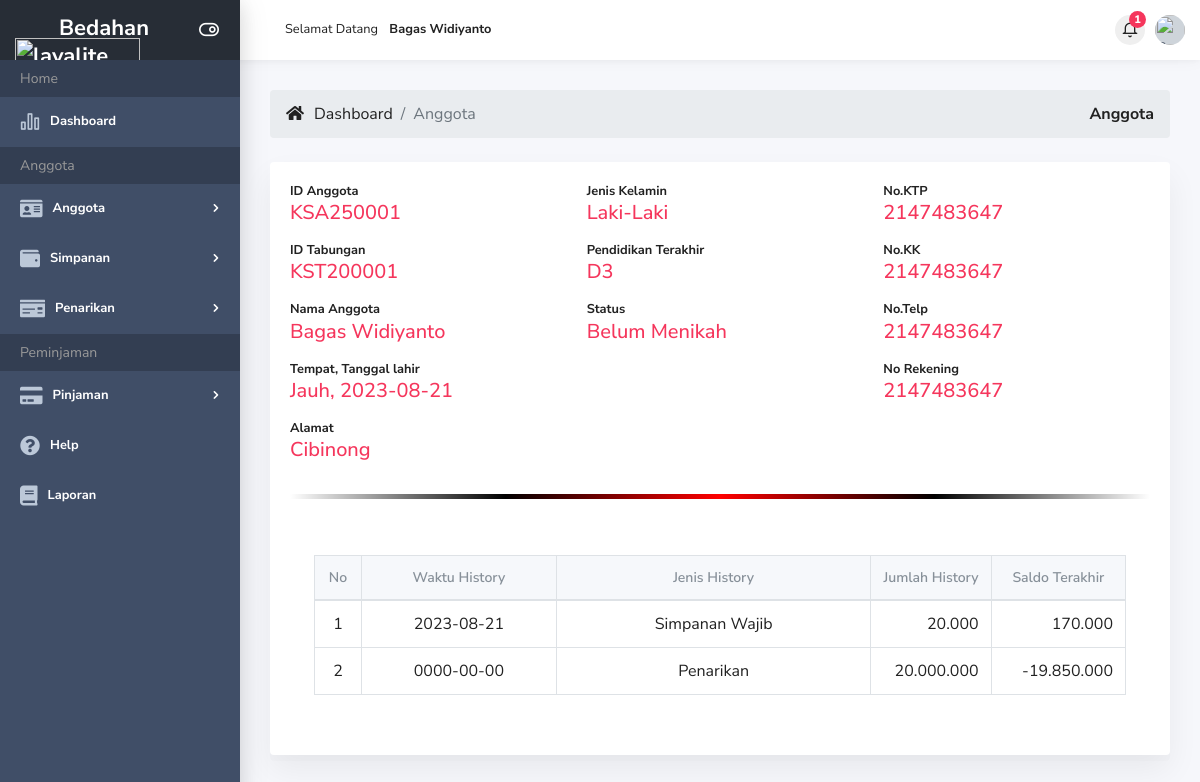
Screenshot of /history_anggota.php?ID_Tabungan=KST200001&ID_Anggota=KSA250001 (signed in) with the database file from the repository.
### tables this page shows
CREATE TABLE `anggota` (
  `ID_Anggota` varchar(20) NOT NULL,
  `ID_Tabungan` varchar(20) NOT NULL,
  `ID_User` varchar(20) NOT NULL,
  `Nama_Anggota` varchar(200) NOT NULL,
  `Jenis_Kelamin` varchar(10) NOT NULL,
  `Tempat_Lahir` varchar(50) NOT NULL,
  `Tanggal_Lahir` date NOT NULL,
  `Pendidikan_Terakhir` varchar(5) NOT NULL,
  `Status_Perkawinan` varchar(15) NOT NULL,
  `Simpanan_Pokok` int(11) NOT NULL,
  `No_KTP` int(11) NOT NULL,
  `No_KK` int(11) NOT NULL,
  `No_Telp` int(11) NOT NULL,
  `No_Rek` int(11) NOT NULL,
  `Tanggal_Entri` varchar(15) NOT NULL,
  `Alamat` text NOT NULL,
  `Status_Aktif` varchar(15) NOT NULL
);

CREATE TABLE `history` (
  `ID_History` int(11) NOT NULL,
  `ID_Tabungan` varchar(20) NOT NULL,
  `Jenis_History` varchar(20) NOT NULL,
  `Jumlah_History` int(11) NOT NULL,
  `Saldo_Terakhir` int(11) NOT NULL,
  `Waktu_History` date NOT NULL
);

### history_anggota.php (the view, shortened to what this page needs)
<?php include 'header.php'; ?>
<?php
function rupiah($angka)
{
    $hasil_rupiah = "" . number_format($angka, 0, '', '.');
    return $hasil_rupiah;
}
?>
<div class="main-content">
    <div class="container-fluid">
        <ol class="breadcrumb mb-4" style="font-size: 16px">
            <li><i class="fa fa-home" aria-hidden="true"></i></li>
            <?php if ($_SESSION['Level'] == 'Petugas') { ?>
                <li class="breadcrumb-item" style="margin-left: 10px"><a href="index.php">Dashboard</a></li>
                <li class="breadcrumb-item no-drop active">Anggota</li>
            <?php } ?>
            <li class="ml-auto active font-weight-bold">Anggota</li>
        </ol>
        <div class="row">
            <?php if ($_SESSION['Level'] == 'Petugas') { ?>
                <div class="col-md-12">
                    <div class="card">
                        <div class="card-body">
                            <?php
                            $a = mysqli_query($konek, "SELECT * FROM anggota WHERE ID_Anggota = '$_GET[ID_Anggota]'");
                            $da = mysqli_fetch_array($a);
                            ?>
                            <div class="row invoice-info">
                                <div class="col-sm-4 invoice-col">
                                    <address>
                                        <strong class=>ID Anggota</strong><br>
                                        <p class="text-danger h5"><?= $da['ID_Anggota']; ?></p>
                                    </address>
                                    <address>
                                        <strong class=>ID Tabungan</strong><br>
                                        <p class="text-danger h5"><?= $da['ID_Tabungan']; ?></p>
                                    </address>
                                    <address>
                                        <strong class=>Nama Anggota</strong><br>
                                        <p class="text-danger h5"><?= $da['Nama_Anggota']; ?></p>
                                    </address>
                                    <address>
                                        <strong class=>Tempat, Tanggal lahir</strong><br>
                                        <p class="text-danger h5"><?= $da['Tempat_Lahir'] . ", " . $da['Tanggal_Lahir']; ?></p>
                                    </address>
                                    <address>
                                        <strong class=>Alamat</strong><br>
                                        <p class="text-danger h5"><?= $da['Alamat']; ?></p>
                                    </address>
                                </div>
                                <div class="col-sm-4 invoice-col">
                                    <address>
                                        <strong class=>Jenis Kelamin</strong><br>
                                        <p class="text-danger h5"><?= $da['Jenis_Kelamin']; ?></p>
                                    </address>
                                    <address>
                                        <strong class=>Pendidikan Terakhir</strong><br>
                                        <p class="text-danger h5"><?= $da['Pendidikan_Terakhir']; ?></p>
                                    </address>
                                    <address>
                                        <strong class=>Status</strong><br>
                                        <p class="text-danger h5"><?= $da['Status_Perkawinan']; ?></p>
                                    </address>
                                </div>
                                <div class="col-sm-4 invoice-col">
                                    <address>
                                        <strong class=>No.KTP</strong><br>
                                        <p class="text-danger h5"><?= $da['No_KTP']; ?></p>
                                    </address>
                                    <address>
                                        <strong class=>No.KK</strong><br>
                                        <p class="text-danger h5"><?= $da['No_KK']; ?></p>
                                    </address>
                                    <address>
                                        <strong class=>No.Telp</strong><br>
                                        <p class="text-danger h5"><?= $da['No_Telp']; ?></p>
                                    </address>
                                    <address>
                                        <strong class=>No Rekening</strong><br>
                                        <p class="text-danger h5"><?= $da['No_Rek']; ?></p>
                                    </address>
                                </div>
                            </div>
                            <hr style=" border: 0; height: 5px; background-image: linear-gradient(to right, rgba(0, 0, 0, 0), black, red, black, rgba(0, 0, 0, 0));">
                            <br>
                            <div class="dt-responsive p-4" style="overflow-x: auto;">
                                <table class=" table table-bordered display nowrap fixed" id="alt-pg-dt" style="font-size: 16px;">
                                    <col width="50px">
                                    <col width="300px">
                                    <col width="500px">
                                    <col width="130px">
                                    <col width="150px">
                                    <thead>
                                        <tr align="center">
                                            <th>No</th>
                                            <th>Waktu History</th>
                                            <th>Jenis History</th>
                                            <th>Jumlah History</th>
                                            <th>Saldo Terakhir</th>
                                        </tr>
                                    </thead>
                                    <tbody>
                                        <?php $i = 1; ?>
                                        <?php
                                        $sql = mysqli_query($konek, "SELECT * FROM history WHERE ID_Tabungan = '$_GET[ID_Tabungan]' ORDER BY ID_History ASC");
                                        while ($d = mysqli_fetch_array($sql)) {
                                        ?>
                                            <tr>
                                                <td align="center"><?= $i; ?></td>
                                                <td align="center"><?= $d["Waktu_History"]; ?></td>
                                                <td align="center"><?= $d["Jenis_History"]; ?></td>
                                                <td align="right"><?= rupiah($d["Jumlah_History"]); ?></td>
                                                <td align="right"><?= rupiah($d["Saldo_Terakhir"]); ?></td>
                                            </tr>
                                            <?php $i++ ?>
                                        <?php } ?>
                                    </tbody>
                                </table>
                            </div>
                        </div>
                    </div>
                </div>
            <?php } ?>
        </div>
    </div>
    <?php include 'footer.php'; ?>

### rows the page displays
anggota: ID_Anggota "KSA250001", ID_Tabungan "KST200001", Nama_Anggota "Bagas Widiyanto", Tempat_Lahir "Jauh", Tanggal_Lahir "2023-08-21", Alamat "Cibinong", Jenis_Kelamin "Laki-Laki", Pendidikan_Terakhir "D3", Status_Perkawinan "Belum Menikah", No_KTP "2147483647", No_KK "2147483647", No_Telp "2147483647", No_Rek "2147483647"
history: Waktu_History "2023-08-21", Jenis_History "Simpanan Wajib", Jumlah_History "20.000", Saldo_Terakhir "170.000"
history: Waktu_History "0000-00-00", Jenis_History "Penarikan", Jumlah_History "20.000.000", Saldo_Terakhir "-19.850.000"

### other values shown
$_SESSION['Nama_Lengkap'] "Bagas Widiyanto"
$total_pinjaman "1"
